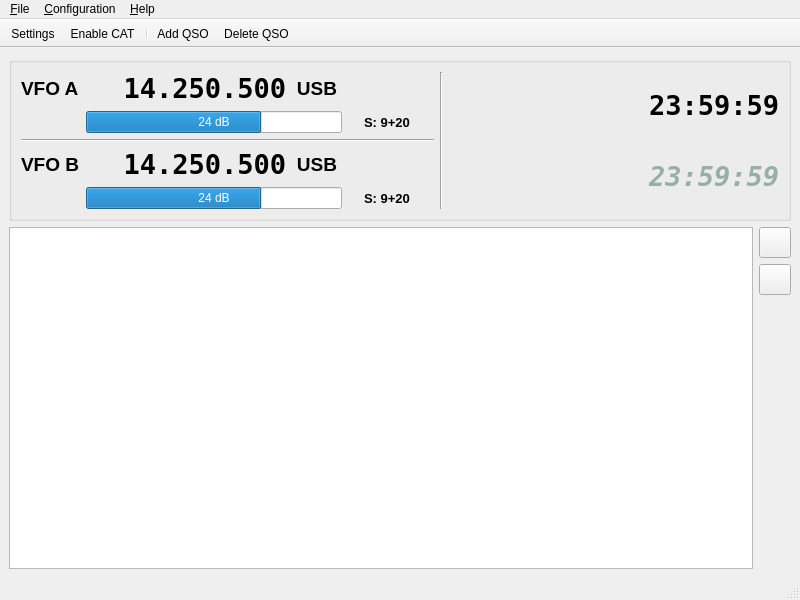
<?xml version="1.0" encoding="UTF-8"?>
<ui version="4.0">
    <class>Main</class>
    <widget class="QMainWindow" name="mainWindow">
        <property name="geometry">
            <rect>
                <x>0</x>
                <y>0</y>
                <width>800</width>
                <height>600</height>
            </rect>
        </property>
        <property name="minimumSize">
            <size>
                <width>800</width>
                <height>0</height>
            </size>
        </property>
        <property name="windowTitle">
            <string>MainWindow</string>
        </property>
        <widget class="QWidget" name="mainWidget">
            <layout class="QGridLayout" name="mainLayout">
                <item row="1" column="0">
                    <widget class="QTableView" name="qsoTableView"/>
                </item>
                <item row="1" column="1">
                    <layout class="QVBoxLayout" name="qsoVerticalLayout">
                        <item>
                            <widget class="QToolButton" name="qsoAddToolButton">
                                <property name="text">
                                    <string/>
                                </property>
                                <property name="icon">
                                    <iconset resource="../resources.qrc">
                                        <normaloff>:/images/actions/document-new</normaloff>
                                        :/images/actions/document-new
                                    </iconset>
                                </property>
                                <property name="iconSize">
                                    <size>
                                        <width>24</width>
                                        <height>24</height>
                                    </size>
                                </property>
                            </widget>
                        </item>
                        <item>
                            <widget class="QToolButton" name="qsoRemoveToolButton">
                                <property name="text">
                                    <string/>
                                </property>
                                <property name="icon">
                                    <iconset resource="../resources.qrc">
                                        <normaloff>:/images/actions/edit-delete</normaloff>:/images/actions/edit-delete
                                    </iconset>
                                </property>
                                <property name="iconSize">
                                    <size>
                                        <width>24</width>
                                        <height>24</height>
                                    </size>
                                </property>
                            </widget>
                        </item>
                        <item>
                            <spacer name="verticalSpacer">
                                <property name="orientation">
                                    <enum>Qt::Vertical</enum>
                                </property>
                                <property name="sizeHint" stdset="0">
                                    <size>
                                        <width>20</width>
                                        <height>40</height>
                                    </size>
                                </property>
                            </spacer>
                        </item>
                    </layout>
                </item>
                <item row="0" column="0" colspan="2">
                    <widget class="QGroupBox" name="infoGroupBox">
                        <property name="title">
                            <string/>
                        </property>
                        <layout class="QGridLayout" name="infoGridLayout">
                            <item row="0" column="0">
                                <layout class="QGridLayout" name="vfoGridLayout">
                                    <item row="0" column="0">
                                        <widget class="QLabel" name="vfoALabel">
                                            <property name="font">
                                                <font>
                                                    <pointsize>14</pointsize>
                                                    <weight>75</weight>
                                                    <bold>true</bold>
                                                </font>
                                            </property>
                                            <property name="text">
                                                <string>VFO A</string>
                                            </property>
                                        </widget>
                                    </item>
                                    <item row="0" column="1">
                                        <widget class="QLabel" name="vfoAFrequency">
                                            <property name="minimumSize">
                                                <size>
                                                    <width>200</width>
                                                    <height>32</height>
                                                </size>
                                            </property>
                                            <property name="font">
                                                <font>
                                                    <family>DejaVu Sans Mono</family>
                                                    <pointsize>20</pointsize>
                                                    <weight>75</weight>
                                                    <italic>false</italic>
                                                    <bold>true</bold>
                                                    <underline>false</underline>
                                                    <strikeout>false</strikeout>
                                                    <kerning>true</kerning>
                                                </font>
                                            </property>
                                            <property name="text">
                                                <string>14.250.500</string>
                                            </property>
                                            <property name="alignment">
                                                <set>Qt::AlignRight|Qt::AlignTrailing|Qt::AlignVCenter</set>
                                            </property>
                                        </widget>
                                    </item>
                                    <item row="0" column="2">
                                        <widget class="QLabel" name="vfoAMode">
                                            <property name="minimumSize">
                                                <size>
                                                    <width>50</width>
                                                    <height>0</height>
                                                </size>
                                            </property>
                                            <property name="font">
                                                <font>
                                                    <pointsize>14</pointsize>
                                                    <weight>75</weight>
                                                    <bold>true</bold>
                                                </font>
                                            </property>
                                            <property name="text">
                                                <string>USB</string>
                                            </property>
                                            <property name="alignment">
                                                <set>Qt::AlignCenter</set>
                                            </property>
                                        </widget>
                                    </item>
                                    <item row="0" column="4">
                                        <widget class="QLabel" name="vfoATxIcon">
                                            <property name="minimumSize">
                                                <size>
                                                    <width>32</width>
                                                    <height>18</height>
                                                </size>
                                            </property>
                                            <property name="text">
                                                <string/>
                                            </property>
                                            <property name="pixmap">
                                                <pixmap resource="../resources.qrc">:/images/ui/tx</pixmap>
                                            </property>
                                            <property name="scaledContents">
                                                <bool>false</bool>
                                            </property>
                                        </widget>
                                    </item>
                                    <item row="0" column="5">
                                        <widget class="QLabel" name="vfoARxIcon">
                                            <property name="minimumSize">
                                                <size>
                                                    <width>32</width>
                                                    <height>18</height>
                                                </size>
                                            </property>
                                            <property name="text">
                                                <string/>
                                            </property>
                                            <property name="pixmap">
                                                <pixmap resource="../resources.qrc">:/images/ui/rx</pixmap>
                                            </property>
                                        </widget>
                                    </item>
                                    <item row="1" column="1" colspan="2">
                                        <widget class="QProgressBar" name="vfoAStrengthProgressBar">
                                            <property name="minimum">
                                                <number>-54</number>
                                            </property>
                                            <property name="maximum">
                                                <number>60</number>
                                            </property>
                                            <property name="value">
                                                <number>24</number>
                                            </property>
                                            <property name="format">
                                                <string>%v dB</string>
                                            </property>
                                        </widget>
                                    </item>
                                    <item row="1" column="4" colspan="2">
                                        <widget class="QLabel" name="vfoAStrengthValue">
                                            <property name="font">
                                                <font>
                                                    <pointsize>10</pointsize>
                                                    <weight>75</weight>
                                                    <bold>true</bold>
                                                </font>
                                            </property>
                                            <property name="text">
                                                <string>S: 9+20</string>
                                            </property>
                                        </widget>
                                    </item>
                                    <item row="2" column="0" colspan="6">
                                        <widget class="Line" name="vfoHLine">
                                            <property name="orientation">
                                                <enum>Qt::Horizontal</enum>
                                            </property>
                                        </widget>
                                    </item>
                                    <item row="3" column="0">
                                        <widget class="QLabel" name="vfoBLabel">
                                            <property name="font">
                                                <font>
                                                    <pointsize>14</pointsize>
                                                    <weight>75</weight>
                                                    <bold>true</bold>
                                                </font>
                                            </property>
                                            <property name="text">
                                                <string>VFO B</string>
                                            </property>
                                            <property name="alignment">
                                                <set>Qt::AlignLeading|Qt::AlignLeft|Qt::AlignVCenter</set>
                                            </property>
                                        </widget>
                                    </item>
                                    <item row="3" column="1">
                                        <widget class="QLabel" name="vfoBFrequency">
                                            <property name="minimumSize">
                                                <size>
                                                    <width>200</width>
                                                    <height>32</height>
                                                </size>
                                            </property>
                                            <property name="font">
                                                <font>
                                                    <family>DejaVu Sans Mono</family>
                                                    <pointsize>20</pointsize>
                                                    <weight>75</weight>
                                                    <bold>true</bold>
                                                </font>
                                            </property>
                                            <property name="text">
                                                <string>14.250.500</string>
                                            </property>
                                            <property name="alignment">
                                                <set>Qt::AlignRight|Qt::AlignTrailing|Qt::AlignVCenter</set>
                                            </property>
                                        </widget>
                                    </item>
                                    <item row="3" column="2">
                                        <widget class="QLabel" name="vfoBMode">
                                            <property name="minimumSize">
                                                <size>
                                                    <width>50</width>
                                                    <height>0</height>
                                                </size>
                                            </property>
                                            <property name="font">
                                                <font>
                                                    <pointsize>14</pointsize>
                                                    <weight>75</weight>
                                                    <bold>true</bold>
                                                </font>
                                            </property>
                                            <property name="text">
                                                <string>USB</string>
                                            </property>
                                            <property name="alignment">
                                                <set>Qt::AlignCenter</set>
                                            </property>
                                        </widget>
                                    </item>
                                    <item row="3" column="4">
                                        <widget class="QLabel" name="vfoBTxIcon">
                                            <property name="minimumSize">
                                                <size>
                                                    <width>32</width>
                                                    <height>18</height>
                                                </size>
                                            </property>
                                            <property name="text">
                                                <string/>
                                            </property>
                                            <property name="pixmap">
                                                <pixmap resource="../resources.qrc">:/images/ui/tx</pixmap>
                                            </property>
                                            <property name="scaledContents">
                                                <bool>false</bool>
                                            </property>
                                        </widget>
                                    </item>
                                    <item row="3" column="5">
                                        <widget class="QLabel" name="vfoBRxIcon">
                                            <property name="minimumSize">
                                                <size>
                                                    <width>32</width>
                                                    <height>18</height>
                                                </size>
                                            </property>
                                            <property name="text">
                                                <string/>
                                            </property>
                                            <property name="pixmap">
                                                <pixmap resource="../resources.qrc">:/images/ui/rx</pixmap>
                                            </property>
                                        </widget>
                                    </item>
                                    <item row="4" column="1" colspan="2">
                                        <widget class="QProgressBar" name="vfoBStrengthProgressBar">
                                            <property name="minimum">
                                                <number>-54</number>
                                            </property>
                                            <property name="maximum">
                                                <number>60</number>
                                            </property>
                                            <property name="value">
                                                <number>24</number>
                                            </property>
                                            <property name="format">
                                                <string>%v dB</string>
                                            </property>
                                        </widget>
                                    </item>
                                    <item row="4" column="4" colspan="2">
                                        <widget class="QLabel" name="vfoBStrengthValue">
                                            <property name="font">
                                                <font>
                                                    <pointsize>10</pointsize>
                                                    <weight>75</weight>
                                                    <bold>true</bold>
                                                </font>
                                            </property>
                                            <property name="text">
                                                <string>S: 9+20</string>
                                            </property>
                                        </widget>
                                    </item>
                                    <item row="0" column="3">
                                        <spacer name="horizontalSpacer">
                                            <property name="orientation">
                                                <enum>Qt::Horizontal</enum>
                                            </property>
                                            <property name="sizeType">
                                                <enum>QSizePolicy::Fixed</enum>
                                            </property>
                                            <property name="sizeHint" stdset="0">
                                                <size>
                                                    <width>10</width>
                                                    <height>20</height>
                                                </size>
                                            </property>
                                        </spacer>
                                    </item>
                                </layout>
                            </item>
                            <item row="0" column="1">
                                <widget class="Line" name="vfoVline">
                                    <property name="orientation">
                                        <enum>Qt::Vertical</enum>
                                    </property>
                                </widget>
                            </item>
                            <item row="0" column="2">
                                <layout class="QGridLayout" name="otherGridLayout">
                                    <item row="0" column="0">
                                        <widget class="QLabel" name="onAirIcon">
                                            <property name="minimumSize">
                                                <size>
                                                    <width>74</width>
                                                    <height>18</height>
                                                </size>
                                            </property>
                                            <property name="text">
                                                <string/>
                                            </property>
                                            <property name="pixmap">
                                                <pixmap resource="../resources.qrc">:/images/ui/onair</pixmap>
                                            </property>
                                        </widget>
                                    </item>
                                    <item row="0" column="1">
                                        <spacer name="infoHorizontalSpacer">
                                            <property name="orientation">
                                                <enum>Qt::Horizontal</enum>
                                            </property>
                                            <property name="sizeHint" stdset="0">
                                                <size>
                                                    <width>34</width>
                                                    <height>20</height>
                                                </size>
                                            </property>
                                        </spacer>
                                    </item>
                                    <item row="0" column="2">
                                        <widget class="QLabel" name="utcClockValue">
                                            <property name="minimumSize">
                                                <size>
                                                    <width>150</width>
                                                    <height>32</height>
                                                </size>
                                            </property>
                                            <property name="font">
                                                <font>
                                                    <family>DejaVu Sans Mono</family>
                                                    <pointsize>20</pointsize>
                                                    <weight>75</weight>
                                                    <bold>true</bold>
                                                </font>
                                            </property>
                                            <property name="text">
                                                <string>23:59:59</string>
                                            </property>
                                            <property name="alignment">
                                                <set>Qt::AlignRight|Qt::AlignTrailing|Qt::AlignVCenter</set>
                                            </property>
                                        </widget>
                                    </item>
                                    <item row="1" column="2">
                                        <widget class="QLabel" name="localClockValue">
                                            <property name="minimumSize">
                                                <size>
                                                    <width>150</width>
                                                    <height>32</height>
                                                </size>
                                            </property>
                                            <property name="palette">
                                                <palette>
                                                    <active>
                                                        <colorrole role="WindowText">
                                                            <brush brushstyle="SolidPattern">
                                                                <color alpha="255">
                                                                    <red>151</red>
                                                                    <green>175</green>
                                                                    <blue>169</blue>
                                                                </color>
                                                            </brush>
                                                        </colorrole>
                                                        <colorrole role="Text">
                                                            <brush brushstyle="SolidPattern">
                                                                <color alpha="255">
                                                                    <red>35</red>
                                                                    <green>38</green>
                                                                    <blue>41</blue>
                                                                </color>
                                                            </brush>
                                                        </colorrole>
                                                        <colorrole role="PlaceholderText">
                                                            <brush brushstyle="SolidPattern">
                                                                <color alpha="128">
                                                                    <red>35</red>
                                                                    <green>38</green>
                                                                    <blue>41</blue>
                                                                </color>
                                                            </brush>
                                                        </colorrole>
                                                    </active>
                                                    <inactive>
                                                        <colorrole role="WindowText">
                                                            <brush brushstyle="SolidPattern">
                                                                <color alpha="255">
                                                                    <red>151</red>
                                                                    <green>175</green>
                                                                    <blue>169</blue>
                                                                </color>
                                                            </brush>
                                                        </colorrole>
                                                        <colorrole role="Text">
                                                            <brush brushstyle="SolidPattern">
                                                                <color alpha="255">
                                                                    <red>35</red>
                                                                    <green>38</green>
                                                                    <blue>41</blue>
                                                                </color>
                                                            </brush>
                                                        </colorrole>
                                                        <colorrole role="PlaceholderText">
                                                            <brush brushstyle="SolidPattern">
                                                                <color alpha="128">
                                                                    <red>35</red>
                                                                    <green>38</green>
                                                                    <blue>41</blue>
                                                                </color>
                                                            </brush>
                                                        </colorrole>
                                                    </inactive>
                                                    <disabled>
                                                        <colorrole role="WindowText">
                                                            <brush brushstyle="SolidPattern">
                                                                <color alpha="255">
                                                                    <red>160</red>
                                                                    <green>161</green>
                                                                    <blue>163</blue>
                                                                </color>
                                                            </brush>
                                                        </colorrole>
                                                        <colorrole role="Text">
                                                            <brush brushstyle="SolidPattern">
                                                                <color alpha="255">
                                                                    <red>170</red>
                                                                    <green>171</green>
                                                                    <blue>172</blue>
                                                                </color>
                                                            </brush>
                                                        </colorrole>
                                                        <colorrole role="PlaceholderText">
                                                            <brush brushstyle="SolidPattern">
                                                                <color alpha="128">
                                                                    <red>35</red>
                                                                    <green>38</green>
                                                                    <blue>41</blue>
                                                                </color>
                                                            </brush>
                                                        </colorrole>
                                                    </disabled>
                                                </palette>
                                            </property>
                                            <property name="font">
                                                <font>
                                                    <family>DejaVu Sans Mono</family>
                                                    <pointsize>20</pointsize>
                                                    <weight>75</weight>
                                                    <italic>true</italic>
                                                    <bold>true</bold>
                                                </font>
                                            </property>
                                            <property name="text">
                                                <string>23:59:59</string>
                                            </property>
                                            <property name="alignment">
                                                <set>Qt::AlignRight|Qt::AlignTrailing|Qt::AlignVCenter</set>
                                            </property>
                                        </widget>
                                    </item>
                                </layout>
                            </item>
                        </layout>
                    </widget>
                </item>
            </layout>
        </widget>
        <widget class="QMenuBar" name="menuBar">
            <property name="geometry">
                <rect>
                    <x>0</x>
                    <y>0</y>
                    <width>800</width>
                    <height>26</height>
                </rect>
            </property>
            <widget class="QMenu" name="menuFile">
                <property name="title">
                    <string>&amp;File</string>
                </property>
                <addaction name="exitAction"/>
            </widget>
            <widget class="QMenu" name="menuConfiguration">
                <property name="title">
                    <string>&amp;Configuration</string>
                </property>
                <addaction name="toggleCATAction"/>
                <addaction name="separator"/>
                <addaction name="showSettingsAction"/>
            </widget>
            <widget class="QMenu" name="menuHelp">
                <property name="title">
                    <string>&amp;Help</string>
                </property>
                <addaction name="showAboutAction"/>
                <addaction name="separator"/>
                <addaction name="showLicenseAction"/>
                <addaction name="showQtInfoAction"/>
            </widget>
            <addaction name="menuFile"/>
            <addaction name="menuConfiguration"/>
            <addaction name="menuHelp"/>
        </widget>
        <widget class="QStatusBar" name="statusBar"/>
        <widget class="QToolBar" name="toolBar">
            <property name="windowTitle">
                <string>toolBar</string>
            </property>
            <property name="movable">
                <bool>false</bool>
            </property>
            <property name="allowedAreas">
                <set>Qt::TopToolBarArea</set>
            </property>
            <property name="floatable">
                <bool>false</bool>
            </property>
            <attribute name="toolBarArea">
                <enum>TopToolBarArea</enum>
            </attribute>
            <attribute name="toolBarBreak">
                <bool>false</bool>
            </attribute>
            <addaction name="showSettingsAction"/>
            <addaction name="toggleCATAction"/>
            <addaction name="separator"/>
            <addaction name="qsoAddAction"/>
            <addaction name="qsoRemoveAction"/>
        </widget>
        <action name="exitAction">
            <property name="icon">
                <iconset resource="../resources.qrc">
                    <normaloff>:/images/actions/application-exit</normaloff>:/images/actions/application-exit
                </iconset>
            </property>
            <property name="text">
                <string>E&amp;xit</string>
            </property>
        </action>
        <action name="toggleCATAction">
            <property name="checkable">
                <bool>true</bool>
            </property>
            <property name="text">
                <string>Enable &amp;CAT</string>
            </property>
        </action>
        <action name="showSettingsAction">
            <property name="text">
                <string>&amp;Settings</string>
            </property>
        </action>
        <action name="showAboutAction">
            <property name="icon">
                <iconset resource="../resources.qrc">
                    <normaloff>:/images/actions/help-about</normaloff>:/images/actions/help-about
                </iconset>
            </property>
            <property name="text">
                <string>A&amp;bout</string>
            </property>
        </action>
        <action name="showQtInfoAction">
            <property name="text">
                <string>&amp;Qt Info</string>
            </property>
        </action>
        <action name="showLicenseAction">
            <property name="text">
                <string>License</string>
            </property>
        </action>
        <action name="qsoAddAction">
            <property name="icon">
                <iconset resource="../resources.qrc">
                    <normaloff>:/images/actions/document-new</normaloff>:/images/actions/document-new
                </iconset>
            </property>
            <property name="text">
                <string>Add QSO</string>
            </property>
            <property name="shortcut">
                <string>F1</string>
            </property>
        </action>
        <action name="qsoRemoveAction">
            <property name="icon">
                <iconset resource="../resources.qrc">
                    <normaloff>:/images/actions/edit-delete</normaloff>:/images/actions/edit-delete
                </iconset>
            </property>
            <property name="text">
                <string>Delete QSO</string>
            </property>
            <property name="shortcut">
                <string>F4</string>
            </property>
        </action>
    </widget>
    <resources>
        <include location="../resources.qrc"/>
        <include location="../resources.qrc"/>
    </resources>
    <connections/>
</ui>
